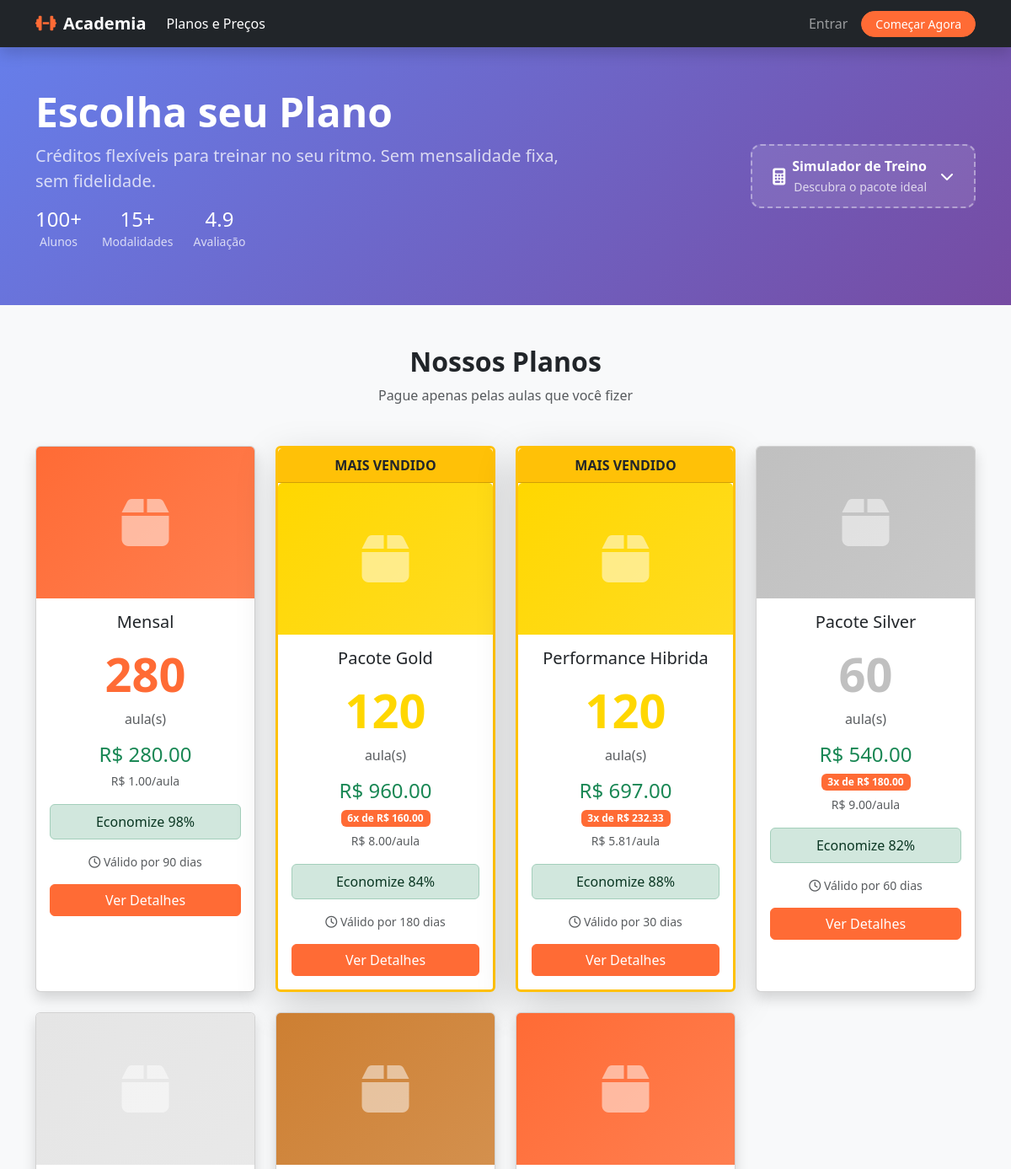
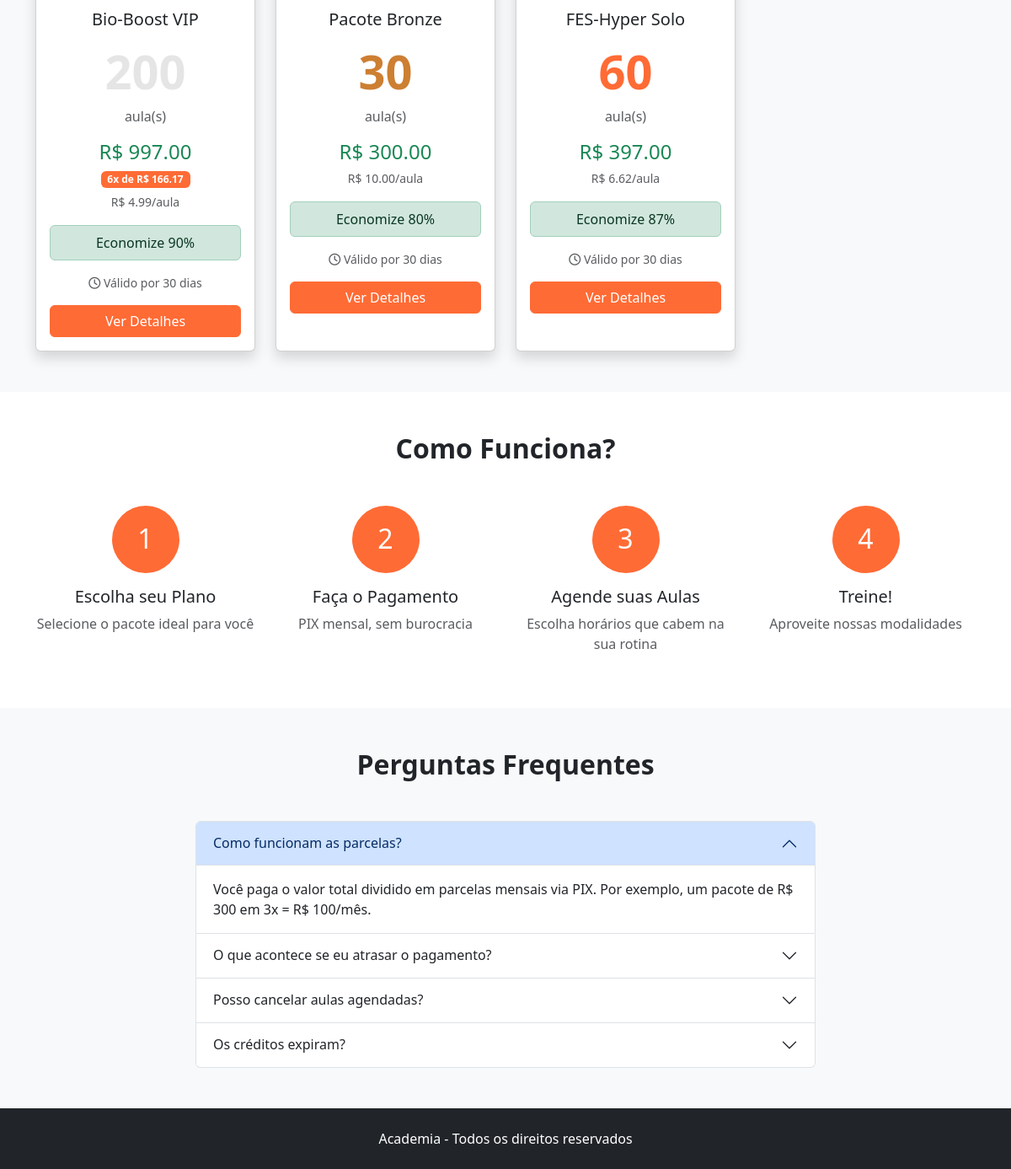
The app's page /shop/ with its own data (2 pictures, top to bottom).
### app/models/package.py (models this page shows, shortened)
class Package(db.Model):
    __tablename__ = 'packages'
    id = db.Column(db.Integer, primary_key=True)
    name = db.Column(db.String(100), nullable=False)
    description = db.Column(db.Text)
    credits = db.Column(db.Integer, nullable=False)
    price = db.Column(db.Numeric(10, 2), nullable=False)
    installments = db.Column(db.Integer, default=1)  # Quantas parcelas
    installment_price = db.Column(db.Numeric(10, 2))  # Preco por parcela
    validity_days = db.Column(db.Integer, nullable=False)  # Ex: 90 dias
    photo_url = db.Column(db.String(255))
    color = db.Column(db.String(7), default='#FF6B35')
    is_featured = db.Column(db.Boolean, default=False)  # Destaque
    display_order = db.Column(db.Integer, default=0)
    badge = db.Column(db.String(50))  # Ex: "MAIS VENDIDO", "NOVO"
    extra_benefits = db.Column(db.JSON)  # Ex: ["Toalha gratis", "Garrafinha"]
    is_recurring = db.Column(db.Boolean, default=False)  # Se é pacote recorrente
    recurring_interval_days = db.Column(db.Integer, default=30)  # Intervalo entre cobranças
    welcome_xp_bonus = db.Column(db.Integer, default=0)  # Bônus XP na primeira compra
    is_active = db.Column(db.Boolean, default=True)
    created_at = db.Column(db.DateTime, default=datetime.utcnow)
    updated_at = db.Column(db.DateTime, default=datetime.utcnow, onupdate=datetime.utcnow)
    subscriptions = db.relationship('Subscription', backref='package', lazy=True)
    @property
    def price_per_credit(self):
        return float(self.price) / self.credits
    @property
    def discount_percent(self):
        base_price = 50.0
        discount = ((base_price - self.price_per_credit) / base_price) * 100
        return max(0, round(discount))

### app/routes/shop.py (the view)
@shop_bp.route('/')
def packages():
    packages = Package.query.filter_by(is_active=True).order_by(
        Package.display_order,
        Package.id
    ).all()
    modalities = Modality.query.filter_by(is_active=True).order_by(Modality.name).all()
    import json
    packages_json = json.dumps([{
        'id': p.id,
        'name': p.name,
        'credits': p.credits,
        'price': float(p.price)
    } for p in packages])
    return render_template('shop/packages.html', packages=packages, modalities=modalities, packages_json=packages_json)

### app/templates/shop/packages.html (shortened to what this page needs)
{% extends "base.html" %}
{% block content %}
<div class="container-fluid p-0">
    <section class="bg-gradient-primary text-white py-4 py-lg-5">
        <div class="container">
            <div class="row align-items-center">
                <div class="col-lg-7">
                    <h1 class="display-5 fw-bold mb-2">Escolha seu Plano</h1>
                    <p class="lead mb-3 opacity-75">
                        Créditos flexíveis para treinar no seu ritmo. Sem mensalidade fixa, sem fidelidade.
                    </p>
                    <div class="d-flex gap-4 mb-3">
                        <div class="text-center">
                            <h4 class="mb-0">100+</h4>
                            <small class="opacity-75">Alunos</small>
                        </div>
                        <div class="text-center">
                            <h4 class="mb-0">15+</h4>
                            <small class="opacity-75">Modalidades</small>
                        </div>
                        <div class="text-center">
                            <h4 class="mb-0">4.9</h4>
                            <small class="opacity-75">Avaliação</small>
                        </div>
                    </div>
                </div>
                <div class="col-lg-5 text-center text-lg-end">
                    <a class="simulator-toggle-btn d-inline-flex align-items-center gap-2"
                       data-bs-toggle="collapse" href="#simulatorCollapse" role="button"
                       aria-expanded="false" aria-controls="simulatorCollapse">
                        <i class="fas fa-calculator fa-lg"></i>
                        <span><strong>Simulador de Treino</strong><br><small class="opacity-75">Descubra o pacote ideal</small></span>
                        <i class="fas fa-chevron-down ms-2"></i>
                    </a>
                </div>
            </div>
        </div>
    </section>
    <section class="py-5 bg-light">
        <div class="container">
            <div class="text-center mb-5">
                <h2 class="fw-bold">Nossos Planos</h2>
                <p class="text-muted">Pague apenas pelas aulas que você fizer</p>
            </div>
            {% if packages %}
            <div class="row g-4">
                {% for package in packages %}
                <div class="col-lg-3 col-md-6" id="package-{{ package.id }}">
                    <div
                        class="card h-100 {% if package.is_featured %}border-warning border-3 shadow-lg{% else %}shadow{% endif %} hover-lift">
                        {% if package.is_featured %}
                        <div class="card-header bg-warning text-dark text-center fw-bold py-2">
                            MAIS VENDIDO
                        </div>
                        {% endif %}
                        {% if package.photo_url %}
                        <img src="{{ url_for('static', filename='uploads/packages/' + package.photo_url) }}"
                            class="card-img-top" alt="{{ package.name }}" style="height: 180px; object-fit: cover;">
                        {% else %}
                        <div class="card-img-top d-flex align-items-center justify-content-center package-img-placeholder"
                            data-color="{{ package.color }}" style="height: 180px;">
                            <i class="fas fa-box fa-4x text-white opacity-50"></i>
                        </div>
                        {% endif %}
                        <div class="card-body text-center">
                            <h5 class="card-title mb-3">{{ package.name }}</h5>
                            <div class="display-4 fw-bold mb-2 package-credits" data-color="{{ package.color }}">
                                {{ package.credits }}
                            </div>
                            <p class="text-muted mb-3">aula(s)</p>
                            <div class="mb-3">
                                <h4 class="text-success mb-1">
                                    R$ {{ "%.2f"|format(package.price) }}
                                </h4>
                                {% if package.installments > 1 %}
                                <p class="mb-1">
                                    <span class="badge bg-primary">
                                        {{ package.installments }}x de R$ {{ "%.2f"|format(package.installment_price) }}
                                    </span>
                                </p>
                                {% endif %}
                                <small class="text-muted">
                                    R$ {{ "%.2f"|format(package.price_per_credit) }}/aula
                                </small>
                            </div>
                            {% if package.discount_percent > 0 %}
                            <div class="alert alert-success py-2 mb-3">
                                Economize {{ package.discount_percent }}%
                            </div>
                            {% endif %}
                            <p class="small text-muted mb-3">
                                <i class="far fa-clock"></i>
                                Válido por {{ package.validity_days }} dias
                            </p>
                            <a href="{{ url_for('shop.package_detail', id=package.id) }}" class="btn btn-primary w-100">
                                Ver Detalhes
                            </a>
                        </div>
                    </div>
                </div>
                {% endfor %}
            </div>
            {% else %}
            <div class="text-center py-5">
                <i class="fas fa-box-open fa-4x text-muted mb-3"></i>
                <h4>Nenhum pacote disponível</h4>
                <p class="text-muted">Em breve teremos novidades!</p>
            </div>
            {% endif %}
        </div>
    </section>
    <section class="py-5">
        <div class="container">
            <h2 class="text-center fw-bold mb-5">Como Funciona?</h2>
            <div class="row g-4">
                <div class="col-md-3 text-center">
                    <div class="bg-primary text-white rounded-circle d-inline-flex align-items-center justify-content-center mb-3"
                        style="width: 80px; height: 80px;">
                        <h2 class="mb-0">1</h2>
                    </div>
                    <h5>Escolha seu Plano</h5>
                    <p class="text-muted">Selecione o pacote ideal para você</p>
                </div>
                <div class="col-md-3 text-center">
                    <div class="bg-primary text-white rounded-circle d-inline-flex align-items-center justify-content-center mb-3"
                        style="width: 80px; height: 80px;">
                        <h2 class="mb-0">2</h2>
                    </div>
                    <h5>Faça o Pagamento</h5>
                    <p class="text-muted">PIX mensal, sem burocracia</p>
                </div>
                <div class="col-md-3 text-center">
                    <div class="bg-primary text-white rounded-circle d-inline-flex align-items-center justify-content-center mb-3"
                        style="width: 80px; height: 80px;">
                        <h2 class="mb-0">3</h2>
                    </div>
                    <h5>Agende suas Aulas</h5>
                    <p class="text-muted">Escolha horários que cabem na sua rotina</p>
                </div>
                <div class="col-md-3 text-center">
                    <div class="bg-primary text-white rounded-circle d-inline-flex align-items-center justify-content-center mb-3"
                        style="width: 80px; height: 80px;">
                        <h2 class="mb-0">4</h2>
                    </div>
                    <h5>Treine!</h5>
                    <p class="text-muted">Aproveite nossas modalidades</p>
                </div>
            </div>
        </div>
    </section>
    <section class="py-5 bg-light">
        <div class="container">
            <h2 class="text-center fw-bold mb-5">Perguntas Frequentes</h2>
            <div class="row">
                <div class="col-lg-8 offset-lg-2">
                    <div class="accordion" id="faqAccordion">
                        <div class="accordion-item">
                            <h2 class="accordion-header">
                                <button class="accordion-button" type="button" data-bs-toggle="collapse"
                                    data-bs-target="#faq1">
                                    Como funcionam as parcelas?
                                </button>
                            </h2>
                            <div id="faq1" class="accordion-collapse collapse show" data-bs-parent="#faqAccordion">
                                <div class="accordion-body">
                                    Você paga o valor total dividido em parcelas mensais via PIX.
                                    Por exemplo, um pacote de R$ 300 em 3x = R$ 100/mês.
                                </div>
                            </div>
                        </div>
                        <div class="accordion-item">
                            <h2 class="accordion-header">
                                <button class="accordion-button collapsed" type="button" data-bs-toggle="collapse"
                                    data-bs-target="#faq2">
                                    O que acontece se eu atrasar o pagamento?
                                </button>
                            </h2>
                        </div>
                        <div class="accordion-item">
                            <h2 class="accordion-header">
                                <button class="accordion-button collapsed" type="button" data-bs-toggle="collapse"
                                    data-bs-target="#faq3">
                                    Posso cancelar aulas agendadas?
                                </button>
                            </h2>
                        </div>
                        <div class="accordion-item">
                            <h2 class="accordion-header">
                                <button class="accordion-button collapsed" type="button" data-bs-toggle="collapse"
                                    data-bs-target="#faq4">
                                    Os créditos expiram?
                                </button>
                            </h2>
                        </div>
                    </div>
                </div>
            </div>
        </div>
    </section>
    <footer class="bg-dark text-white py-4">
        <div class="container text-center">
            <p class="mb-0">Academia - Todos os direitos reservados</p>
        </div>
    </footer>
</div>
{% endblock %}

### app/templates/shop/packages.html (style rules this page uses)
.hover-lift { transition: transform 0.3s ease, box-shadow 0.3s ease; }
.bg-gradient-primary { background: linear-gradient(135deg, #667eea 0%, #764ba2 100%); }
.simulator-toggle-btn { border: 2px dashed rgba(255,255,255,0.4); border-radius: 12px; padding: 12px 24px; color: #fff; background: rgba(255,255,255,0.1); transition: all 0.3s; text-decoration: none; }

### app/templates/base.html (style rules this page uses)
:root { --primary-color: #FF6B35; --secondary-color: #004E89; }
body { min-height: 100vh; display: flex; flex-direction: column; }
.btn-primary { background-color: var(--primary-color); border-color: var(--primary-color); }
.bg-primary { background-color: var(--primary-color) !important; }

### records on screen
Package: name "Mensal", credits "280", price "280.00", price_per_credit "1.00", discount_percent "98", validity_days "90"
Package: is_featured "MAIS VENDIDO", name "Pacote Gold", credits "120", price "960.00", installments "6", installment_price "160.00", price_per_credit "8.00", discount_percent "84", validity_days "180"
Package: is_featured "MAIS VENDIDO", name "Performance Hibrida", credits "120", price "697.00", installments "3", installment_price "232.33", price_per_credit "5.81", discount_percent "88", validity_days "30"
Package: name "Pacote Silver", credits "60", price "540.00", installments "3", installment_price "180.00", price_per_credit "9.00", discount_percent "82", validity_days "60"
Package: name "Bio-Boost VIP", credits "200", price "997.00", installments "6", installment_price "166.17", price_per_credit "4.99", discount_percent "90", validity_days "30"
Package: name "Pacote Bronze", credits "30", price "300.00", price_per_credit "10.00", discount_percent "80", validity_days "30"
Package: name "FES-Hyper Solo", credits "60", price "397.00", price_per_credit "6.62", discount_percent "87", validity_days "30"
